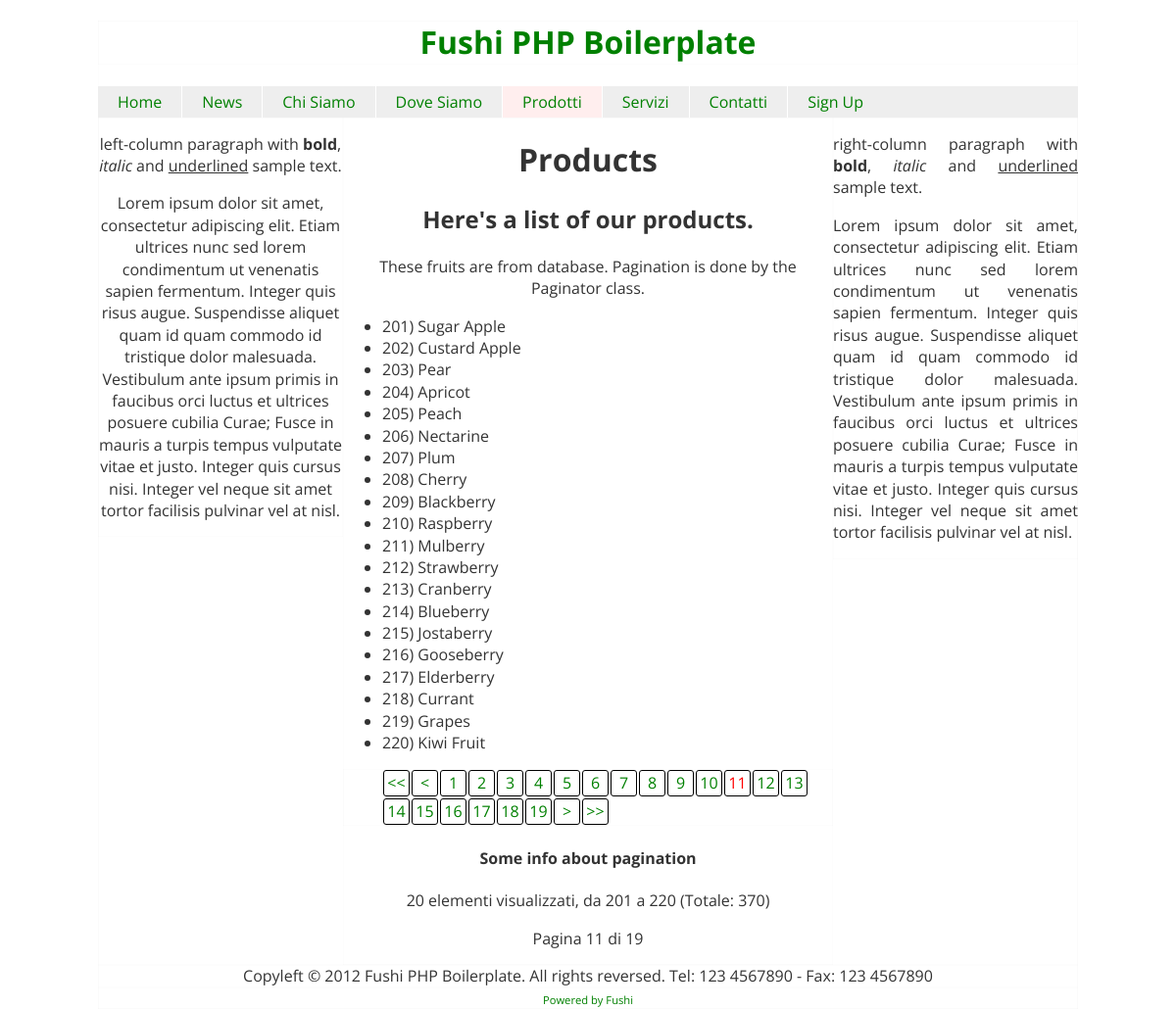
The app's page /prodotti/11 with its own data.
### tables this page shows
CREATE TABLE IF NOT EXISTS `templates` (
  `_id` tinyint(3) unsigned NOT NULL AUTO_INCREMENT,
  `name` varchar(50) NOT NULL,
  `title` varchar(255) DEFAULT NULL,
  `h1` varchar(255) DEFAULT NULL,
  `h2` varchar(255) DEFAULT NULL,
  `metaDescription` varchar(255) DEFAULT NULL,
  `metaKeywords` varchar(255) DEFAULT NULL,
  PRIMARY KEY (`_id`),
  UNIQUE KEY `name` (`name`)
);

CREATE TABLE IF NOT EXISTS `fruits` (
  `_id` int(10) unsigned NOT NULL AUTO_INCREMENT,
  `name` varchar(100) NOT NULL,
  `price` decimal(10,2) unsigned NOT NULL DEFAULT '0.00' COMMENT 'standard euro (unsigned)',
  `created_at` datetime NOT NULL DEFAULT '0000-00-00 00:00:00',
  `updated_at` datetime NOT NULL DEFAULT '0000-00-00 00:00:00',
  `is_published` tinyint(1) NOT NULL DEFAULT '0',
  `is_deleted` tinyint(1) NOT NULL DEFAULT '0',
  PRIMARY KEY (`_id`)
);

### application/templates/prodotti.php (the view)
<div id=left-column role=complementary class=left>
	<p>left-column paragraph with <b>bold</b>, <i>italic</i> and <u>underlined</u> sample text.</p>
	<p>Lorem ipsum dolor sit amet, consectetur adipiscing elit. Etiam ultrices nunc sed lorem condimentum ut venenatis sapien fermentum. Integer quis risus augue. Suspendisse aliquet quam id quam commodo id tristique dolor malesuada. Vestibulum ante ipsum primis in faucibus orci luctus et ultrices posuere cubilia Curae; Fusce in mauris a turpis tempus vulputate vitae et justo. Integer quis cursus nisi. Integer vel neque sit amet tortor facilisis pulvinar vel at nisl.</p>
</div>
<div id=middle-column role=main class=left>
	<h1><?=$template['h1']?></h1>
	<h2><?=$template['h2']?></h2>
	<p>These fruits are from database. Pagination is done by the Paginator class.</p>
  <?php
  $all_fruits = $db->query("SELECT COUNT(*) FROM fruits");
  $count = $all_fruits->fetch();
  $page = (int) (isset($get[1]) ? $get[1] : 1);
  $elements_per_page = 20;
  $paginator = new Paginator;
  $paginator->setElements( $count[0] );
  $paginator->setElementsPerPage($elements_per_page);
  $paginator->setPage($page);
  $paginator->setURL(ROOT . $template_name . '/$1');
  $offset = $paginator->getOffset();
  $fruits_will_paginate = $db->query("SELECT * FROM fruits LIMIT $offset, $elements_per_page");
  ?>
  <ul style="text-align:left">
  <?php
  while ($f = $fruits_will_paginate->fetchObject()) {
    echo '<li>' . $f->_id . ') ' . $f->name . '</li>';
  }
  ?>
  </ul>
  <?php
  echo $paginator->paginate();
  ?>
  <h4>Some info about pagination</h4>
  <span class="elementsDisplayed">
    <?=$paginator->getDisplayedElements()?> elementi visualizzati,
    da <?=$paginator->getElementsFrom()?> a <?=$paginator->getElementsTo()?>
    (Totale: <?=$paginator->getElements()?>)
  </span>
  <?php if ($paginator->getPages() > 1) { ?>
  <p class="pages">Pagina <?=$page?> di <?=$paginator->getPages()?></p>
  <?php } ?>
</div>
<div id=right-column class=left>
	<p>right-column paragraph with <b>bold</b>, <i>italic</i> and <u>underlined</u> sample text.</p>
	<p>Lorem ipsum dolor sit amet, consectetur adipiscing elit. Etiam ultrices nunc sed lorem condimentum ut venenatis sapien fermentum. Integer quis risus augue. Suspendisse aliquet quam id quam commodo id tristique dolor malesuada. Vestibulum ante ipsum primis in faucibus orci luctus et ultrices posuere cubilia Curae; Fusce in mauris a turpis tempus vulputate vitae et justo. Integer quis cursus nisi. Integer vel neque sit amet tortor facilisis pulvinar vel at nisl.</p>
</div>

### public/css/style.css (style rules this page uses)
html { font-size: 100%; -webkit-text-size-adjust: 100%; -ms-text-size-adjust: 100%; }
html, button, input, select, textarea { font-family: sans-serif; color: #222; }
body { margin: 0; font-size: 1em; line-height: 1.4; }
b, strong { font-weight: bold; }
ul, ol { margin: 1em 0; padding: 0 0 0 40px; }
.left { float:left; }

### public/css/templates/default.css (style rules this page uses)
body { color: #333; font-family: 'Open Sans', Arial, sans-serif; }
div { box-shadow:inset 0px 0px 1px rgba(0,0,0,.1); }
#left-column { width:250px; }
#middle-column { width:500px; min-height:500px; }
#right-column { width:250px; text-align:justify; }

### records on screen
templates: h1 "Products", h2 "Here's a list of our products."
fruits: _id "201", name "Sugar Apple"
fruits: _id "202", name "Custard Apple"
fruits: _id "203", name "Pear"
fruits: _id "204", name "Apricot"
fruits: _id "205", name "Peach"
fruits: _id "206", name "Nectarine"
fruits: _id "207", name "Plum"
fruits: _id "208", name "Cherry"
fruits: _id "209", name "Blackberry"
fruits: _id "210", name "Raspberry"
fruits: _id "211", name "Mulberry"
fruits: _id "212", name "Strawberry"
fruits: _id "213", name "Cranberry"
fruits: _id "214", name "Blueberry"
fruits: _id "215", name "Jostaberry"
fruits: _id "216", name "Gooseberry"
fruits: _id "217", name "Elderberry"
fruits: _id "218", name "Currant"
fruits: _id "219", name "Grapes"
fruits: _id "220", name "Kiwi Fruit"

### other values on screen
$settings['site']['name'] "Fushi PHP Boilerplate"
$menu_entry "Home"
$menu_entry "News"
$menu_entry "Chi Siamo"
$menu_entry "Dove Siamo"
$menu_entry "Prodotti"
$menu_entry "Servizi"
$menu_entry "Contatti"
$menu_entry "Sign Up"
$paginator->getDisplayedElements() "20"
$paginator->getElementsFrom() "201"
$paginator->getElementsTo() "220"
$paginator->getElements() "370"
$page "11"
$paginator->getPages() "19"
